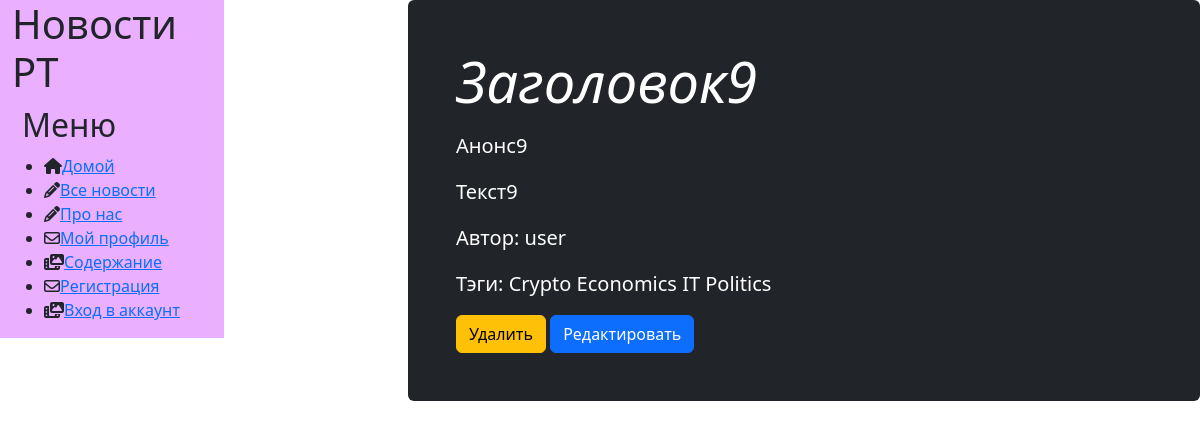
The page /news/show/7 on the database its author committed.
### news/models.py (models this page shows, shortened)
class Article(models.Model):
    categories = (('E', 'Economics'), ('S', 'Science'), ('IT', 'IT'))
    author = models.ForeignKey(User, on_delete=models.SET_NULL, null=True)
    title = models.CharField('Название', max_length=50, default='')
    anouncement = models.TextField('Аннотация', max_length=250)
    text = models.TextField('Текст новости')
    date = models.DateTimeField('Дата публикации', auto_created='', auto_now=True)
    category = models.CharField(choices=categories, max_length=10, verbose_name='Категории')
    tags = models.ManyToManyField(to=Tag, blank=True)
    slug = models.SlugField(unique=True)  # самозаполняемое поле, unique=True дает ошибку при миграции в уже созданную таблицу
    objects = models.Manager()  # покажет только сегодняшние новости
    published = PublishedToday()  # покажет только сегодняшние новости
    class Meta:
        ordering = ['title', 'date']
        verbose_name = 'Новост'
        verbose_name_plural = 'Новостииии'

class Tag(models.Model):
    title = models.CharField(max_length=80)
    status = models.BooleanField(default=True)
    class Meta:
        ordering = ['title', 'status']
        verbose_name = 'Тэг'
        verbose_name_plural = 'Тэги'

### news/views.py (the view)
# urls.py: path('show/<int:pk>', views.ArticleDetailView.as_view(), name='news_detail'),
class ArticleDetailView(DetailView):
    model = Article
    template_name = 'news/news_detail.html'
    context_object_name = 'article'

### news/templates/news/news_detail.html (shortened to what this page needs)
{% extends 'main/base_template.html' %}
{% load static %}
{% load bootstrap5 %}
{% block content %}
        <div class="row">
                    <div class="single_news">
                        <div class="p-4 p-md-5 text-white rounded bg-dark" >
                                <div class="col-md-6 px-0">
                                  <h1 class="display-4 fst-italic"> {{ article.title }}</h1>
                                  <p class="lead my-3">{{ article.anouncement }}</p>
                                    <p class="lead my-3">{{ article.text }}</p>
                                  <p class="lead my-3">Автор: {{ article.author }}</p>
                                    <p class="lead my-3"> Тэги: {% for t in article.tags.all %} {{ t.title }} {% endfor %}</p>
                                </div>
                                    <a class="btn btn-warning" href="{% url 'news_delete'  article.pk%}">Удалить</a>
                                    <a class="btn btn-primary" href="{% url 'news_update'  article.pk%}">Редактировать</a>
                        </div>
                    </div>
        </div>
{% endblock %}

### main/static/main/css/style.css (style rules this page uses)
body { margin: 20px; background: #EAB0FF; }

### rows shown on the page
Article: title "Заголовок9", anouncement "Анонс9", text "Текст9", author "user"
Tag: title "Crypto"
Tag: title "Economics"
Tag: title "IT"
Tag: title "Politics"
